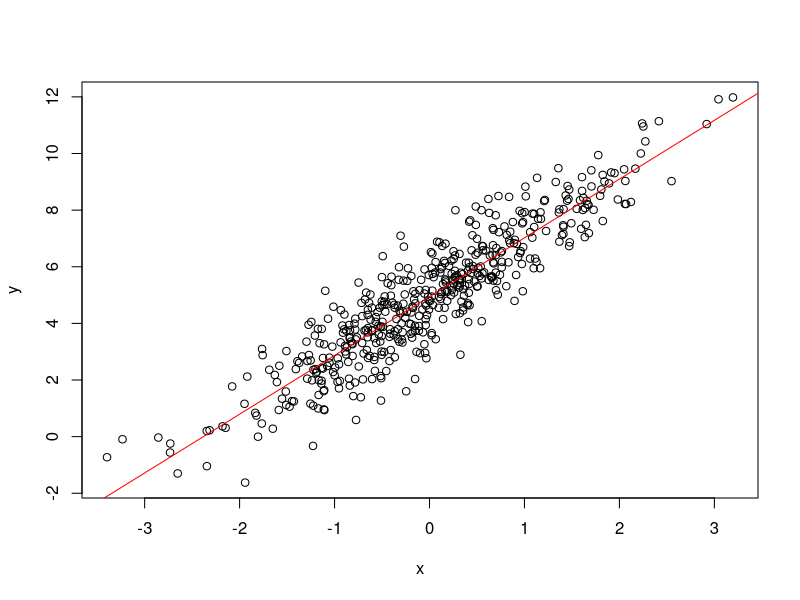
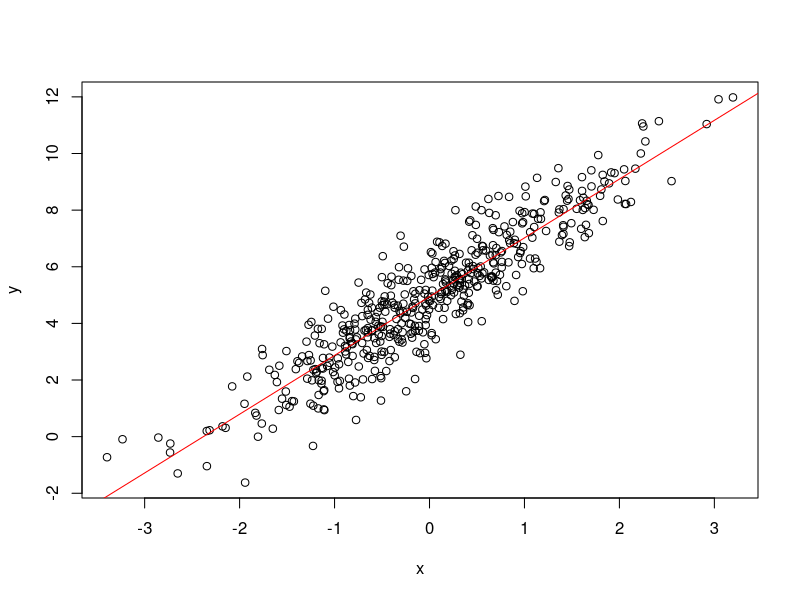
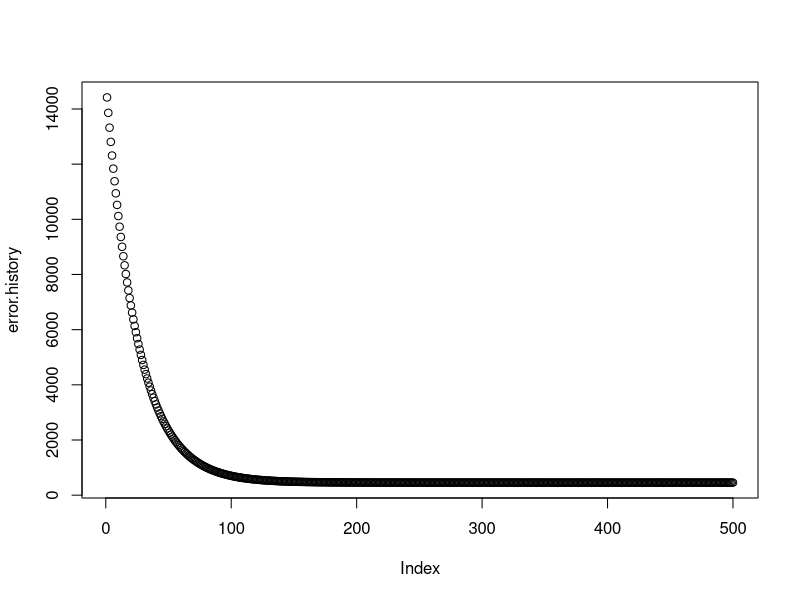

Reproduce these figures in R, in order.
#Vectors - linear regression - The gradient descent perspective
#1. cost function in linear regression
#2. gradient descent for linear regresssion

#RECALL: in linear regression, the cost (loss, or error) function is L=sum (error^2)


#assume a simple linear regression model of y =b0 +b1x1
#applying gradient descent to the function will allow us to find b0 and b1 such that the loss (error) is minimized.

#L(b0,b1) =....^2
#delta L = [1....,2....] (partial derivative with regard to b0 first and b1 second)
#initialize value b0,b1 and step size alpha (learning rate) then we can run gradient descent on the loss function
#this will find the minumum of the error function and the corresponding indenpendet coefficient b0,b1.

#TOC
#1. generate data and fit model
#2. Run gradient descent



#1. generate data and fit model
set.seed(1234)
x<- rnorm(500)
y<- 5+2*x+rnorm(500)#b0 =5, b1=2
plot(x,y)

lm.mod <- lm(y~x)
lm.mod#pretty close the actual values of 5 and 2
abline(a=lm.mod$coefficients[1],b=lm.mod$coefficients[2],col='red')

#run Gradient descent
X <- as.matrix(cbind(1,x))#add vector of 1s for intercept term
#define error function
error <- function(b0,b1){
  sum((X%*%beta-y)^2) #sum of squared error
} 

#Define partials for b0 and b1
del.b0 <- function(b0,b1){
  sum(-y+(b1*x+b0))*(2/length(x))
}

del.b1<-function(b0,b1){
  sum(x%*%(-y+(b1*x+b0)))*(2/length(x))
}


#initializing parametrs  for algorithm
b0<-0
b1<-0
alpha=0.01
n.iter <- 500
error.history<-numeric(n.iter)
b0.history<-numeric(n.iter)
b1.history<-numeric(n.iter)

for(i in 1:n.iter){
  b0.gradient <- del.b0(b0,b1)
  b1.gradient <- del.b1(b0,b1)
  b0<- b0-alpha*b0.gradient
  b1<- b1-alpha*b1.gradient
  beta <- as.matrix(c(b0,b1))  
  error.history[i] <- error(beta)
  b0.history[i]<-b0
  b1.history[i]<-b1
  
}
#view results
beta#b0=4.945 b1=2.076
lm.mod#b0=4.945 b1=2.076
#same values using gradient descent as using lm function for finding beta coefficients.

#actuals and fitted line w/ optimal beta values
plot(x,y)
abline(a=b0,b=b1,col='red')


#convergence towards minimum error
min.error <- round(error.history[n.iter],3)
plot(error.history)
length(which(round(error.history,3)> min.error))


#actuals with convergence of best fit line
# library(animation)
# windows();
# for(i in 1:n.iter){
#   plot(x,y)
#   abline(a=b0.history[i],b=b1.history[i],col='red')
#   text(c(-2,-2,-2),c(6,8,10),labels=c(paste('b1 = ',b1.history[i],sep='' ),
#                                       paste('b0 = ',b0.history[i],sep=''),
#                                       paste('Iteration: ', i)))
#   ani.pause(interval=0.1)
# }